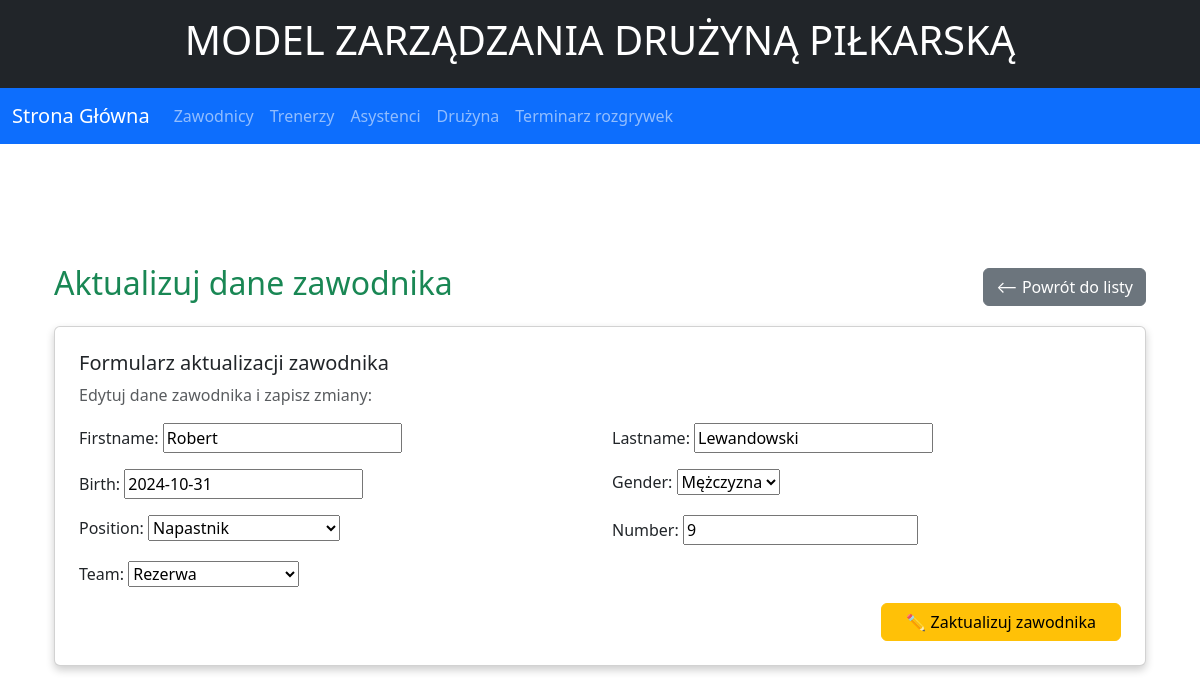
Before: /player/9/change with the older database file.
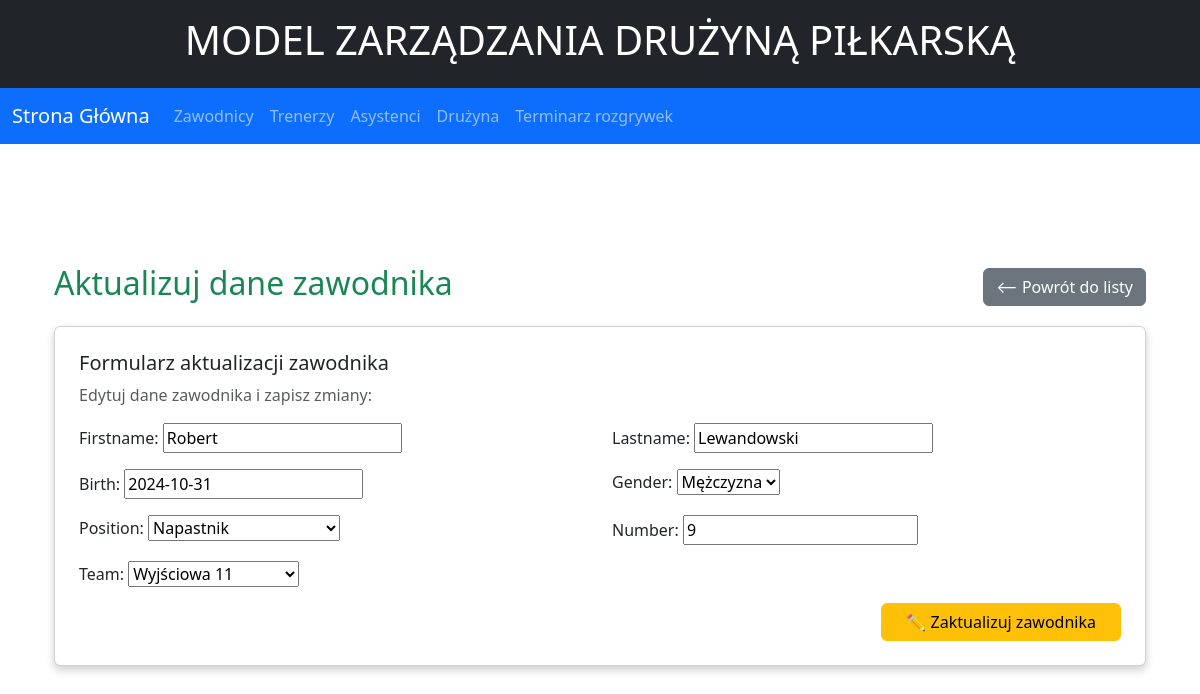
After: the same page with the newer database file.
### Legia/models.py (models this page shows, shortened)
class Player(models.Model):
    firstname = models.CharField(max_length=50)
    lastname = models.CharField(max_length=50)
    birth = models.DateField()
    gender = models.CharField(max_length=100, choices=PLEC, null=True)
    position = models.CharField(max_length=100, choices=POSITIONS)
    number = models.PositiveBigIntegerField()
    signing_date = models.DateTimeField(auto_now_add=True)
    team = models.ForeignKey(Team,related_name='players', null=True, blank=True, on_delete=models.CASCADE)
    class Meta:
        ordering = ['team','position']

### Legia/views.py (the view)
# urls.py: path('player/<int:id>/change', views.player_update, name='player-update'),
def player_update(request, id):
    try:
        player = Player.objects.get(id=id)
    except Player.DoesNotExist:
        raise Http404("Player not found")
    if request.method == 'POST':
        form = PlayerForm(request.POST, instance=player)
        if form.is_valid():
            player = form.save()
            return redirect('player-detail', player.id)
    else:
        form = PlayerForm(instance=player)
    return render(request, "Legia/player/update.html", {'form': form})

### Legia/forms.py
class PlayerForm(forms.ModelForm):
   class Meta:
     model = Player
     fields = '__all__'

### Legia/models.py (called while the page is built)
    def __str__(self):
        return f"{self.name}"

### Legia/templates/Legia/player/update.html (shortened to what this page needs)
{% extends "Legia/base.html" %}
{% block content %}
<div class="container mt-4">
    <div class="d-flex justify-content-between align-items-center mb-3">
        <h2 class="text-success">Aktualizuj dane zawodnika</h2>
        <a href="{% url 'player-list' %}" class="btn btn-secondary">⟵ Powrót do listy</a>
    </div>
    <div class="card p-4">
        <h5 class="card-title">Formularz aktualizacji zawodnika</h5>
        <p class="text-muted mb-3">Edytuj dane zawodnika i zapisz zmiany:</p>
        <form action="" method="post">
            <div class="row">
                <div class="col-md-6 mb-3">
                    {{ form.firstname.label_tag }}
                    {{ form.firstname }}
                </div>
                <div class="col-md-6 mb-3">
                    {{ form.lastname.label_tag }}
                    {{ form.lastname }}
                </div>
                <div class="col-md-6 mb-3">
                    {{ form.birth.label_tag }}
                    {{ form.birth }}
                </div>
                <div class="col-md-6 mb-3">
                    {{ form.gender.label_tag }}
                    {{ form.gender }}
                </div>
                <div class="col-md-6 mb-3">
                    {{ form.position.label_tag }}
                    {{ form.position }}
                </div>
                <div class="col-md-6 mb-3">
                    {{ form.number.label_tag }}
                    {{ form.number }}
                </div>
                <div class="col-md-6 mb-3">
                    {{ form.team.label_tag }}
                    {{ form.team }}
                </div>
            </div>
            <div class="d-flex justify-content-end">
                <button type="submit" class="btn btn-warning px-4">✏️ Zaktualizuj zawodnika</button>
            </div>
        </form>
    </div>
</div>
{% endblock %}

Changed rows visible on the page:
changed Player "Robert": team "Rezerwa" → "Wyjściowa 11"
